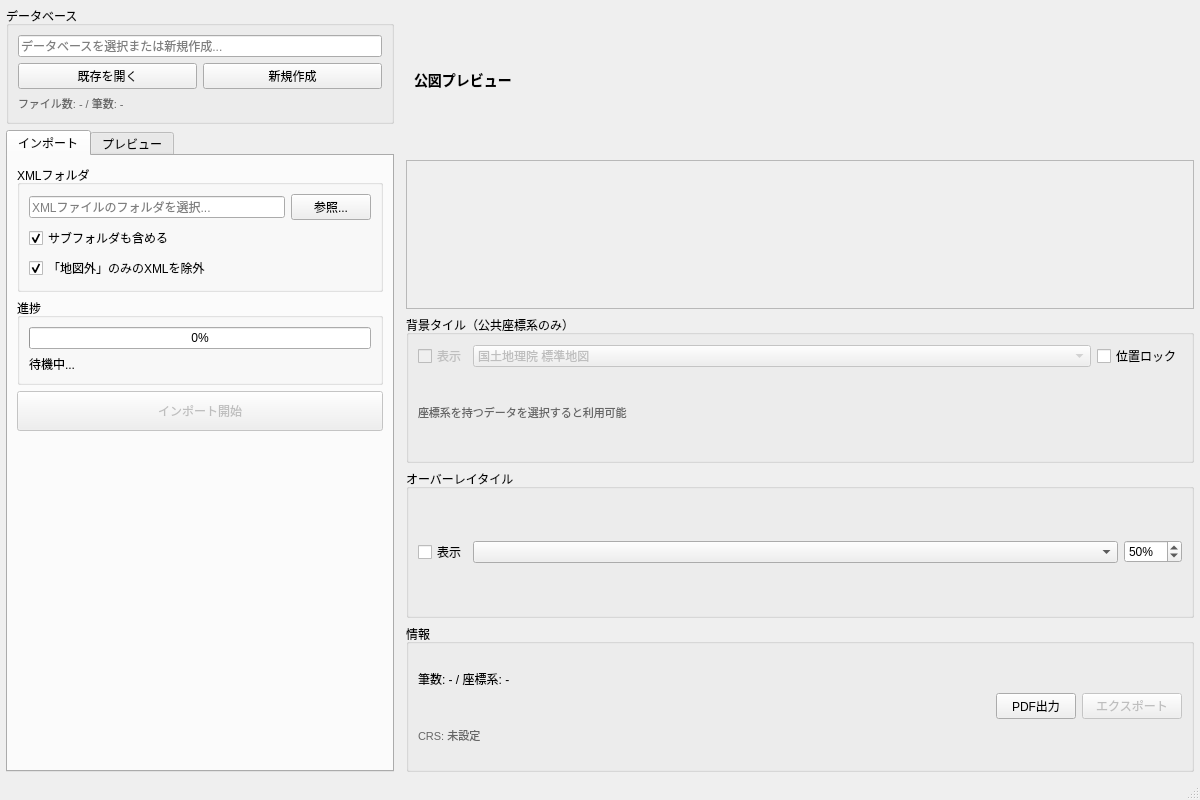
<?xml version="1.0" encoding="UTF-8"?>
<ui version="4.0">
 <class>KozuMainWindow</class>
 <widget class="QMainWindow" name="KozuMainWindow">
  <property name="geometry">
   <rect>
    <x>0</x>
    <y>0</y>
    <width>1200</width>
    <height>800</height>
   </rect>
  </property>
  <property name="minimumSize">
   <size>
    <width>900</width>
    <height>600</height>
   </size>
  </property>
  <property name="windowTitle">
   <string>公図XML整合ツール</string>
  </property>
  <widget class="QWidget" name="centralWidget">
   <layout class="QHBoxLayout" name="mainLayout">
    <property name="spacing">
     <number>0</number>
    </property>
    <property name="leftMargin">
     <number>0</number>
    </property>
    <property name="topMargin">
     <number>0</number>
    </property>
    <property name="rightMargin">
     <number>0</number>
    </property>
    <property name="bottomMargin">
     <number>0</number>
    </property>
    <!-- Left Panel: Operations -->
    <item>
     <widget class="QWidget" name="leftPanel">
      <property name="minimumSize">
       <size>
        <width>360</width>
        <height>0</height>
       </size>
      </property>
      <property name="maximumSize">
       <size>
        <width>400</width>
        <height>16777215</height>
       </size>
      </property>
      <layout class="QVBoxLayout" name="leftPanelLayout">
       <property name="spacing">
        <number>6</number>
       </property>
       <property name="leftMargin">
        <number>6</number>
       </property>
       <property name="topMargin">
        <number>6</number>
       </property>
       <property name="rightMargin">
        <number>6</number>
       </property>
       <property name="bottomMargin">
        <number>6</number>
       </property>
       <!-- Database Selection (Global) -->
       <item>
        <widget class="QGroupBox" name="groupGlobalDb">
         <property name="title">
          <string>データベース</string>
         </property>
         <layout class="QVBoxLayout" name="globalDbLayout">
          <item>
           <widget class="QLineEdit" name="lineEditGlobalDb">
            <property name="placeholderText">
             <string>データベースを選択または新規作成...</string>
            </property>
            <property name="readOnly">
             <bool>true</bool>
            </property>
           </widget>
          </item>
          <item>
           <layout class="QHBoxLayout" name="globalDbButtonsLayout">
            <item>
             <widget class="QPushButton" name="btnOpenDb">
              <property name="text">
               <string>既存を開く</string>
              </property>
             </widget>
            </item>
            <item>
             <widget class="QPushButton" name="btnNewDb">
              <property name="text">
               <string>新規作成</string>
              </property>
             </widget>
            </item>
           </layout>
          </item>
          <item>
           <widget class="QLabel" name="lblDbInfo">
            <property name="text">
             <string>ファイル数: - / 筆数: -</string>
            </property>
            <property name="styleSheet">
             <string>color: #666666; font-size: 11px;</string>
            </property>
           </widget>
          </item>
         </layout>
        </widget>
       </item>
       <!-- Tab Widget for Operations -->
       <item>
        <widget class="QTabWidget" name="tabWidget">
         <property name="currentIndex">
          <number>0</number>
         </property>
         <!-- Import Tab -->
         <widget class="QWidget" name="tabImport">
          <attribute name="title">
           <string>インポート</string>
          </attribute>
          <layout class="QVBoxLayout" name="importLayout">
           <!-- XML Folder Selection -->
           <item>
            <widget class="QGroupBox" name="groupXmlFolder">
             <property name="title">
              <string>XMLフォルダ</string>
             </property>
             <layout class="QVBoxLayout" name="xmlFolderLayout">
              <item>
               <layout class="QHBoxLayout" name="xmlFolderSelectLayout">
                <item>
                 <widget class="QLineEdit" name="lineEditXmlFolder">
                  <property name="placeholderText">
                   <string>XMLファイルのフォルダを選択...</string>
                  </property>
                  <property name="readOnly">
                   <bool>true</bool>
                  </property>
                 </widget>
                </item>
                <item>
                 <widget class="QPushButton" name="btnSelectXmlFolder">
                  <property name="text">
                   <string>参照...</string>
                  </property>
                  <property name="maximumSize">
                   <size>
                    <width>80</width>
                    <height>16777215</height>
                   </size>
                  </property>
                 </widget>
                </item>
               </layout>
              </item>
              <item>
               <widget class="QCheckBox" name="chkIncludeSubdirs">
                <property name="text">
                 <string>サブフォルダも含める</string>
                </property>
                <property name="checked">
                 <bool>true</bool>
                </property>
               </widget>
              </item>
              <item>
               <widget class="QCheckBox" name="chkExcludeChizugai">
                <property name="text">
                 <string>「地図外」のみのXMLを除外</string>
                </property>
                <property name="checked">
                 <bool>true</bool>
                </property>
                <property name="toolTip">
                 <string>地番が「地図外」のみで構成されるXMLファイルをインポートしません</string>
                </property>
               </widget>
              </item>
             </layout>
            </widget>
           </item>
           <!-- Progress -->
           <item>
            <widget class="QGroupBox" name="groupProgress">
             <property name="title">
              <string>進捗</string>
             </property>
             <layout class="QVBoxLayout" name="progressLayout">
              <item>
               <widget class="QProgressBar" name="progressBar">
                <property name="value">
                 <number>0</number>
                </property>
               </widget>
              </item>
              <item>
               <widget class="QLabel" name="lblProgressStatus">
                <property name="text">
                 <string>待機中...</string>
                </property>
               </widget>
              </item>
             </layout>
            </widget>
           </item>
           <!-- Import Button -->
           <item>
            <widget class="QPushButton" name="btnStartImport">
             <property name="text">
              <string>インポート開始</string>
             </property>
             <property name="enabled">
              <bool>false</bool>
             </property>
             <property name="minimumSize">
              <size>
               <width>0</width>
               <height>40</height>
              </size>
             </property>
            </widget>
           </item>
           <item>
            <spacer name="importSpacer">
             <property name="orientation">
              <enum>Qt::Vertical</enum>
             </property>
             <property name="sizeHint" stdset="0">
              <size>
               <width>20</width>
               <height>40</height>
              </size>
             </property>
            </spacer>
           </item>
          </layout>
         </widget>
         <!-- Preview Tab -->
         <widget class="QWidget" name="tabPreview">
          <attribute name="title">
           <string>プレビュー</string>
          </attribute>
          <layout class="QVBoxLayout" name="previewTabLayout">
           <!-- Oaza Selection -->
           <item>
            <widget class="QGroupBox" name="groupOazaSelect">
             <property name="title">
              <string>大字選択</string>
             </property>
             <layout class="QVBoxLayout" name="oazaSelectLayout">
              <item>
               <widget class="QComboBox" name="comboOaza">
                <property name="enabled">
                 <bool>false</bool>
                </property>
                <item>
                 <property name="text">
                  <string>（大字を選択）</string>
                 </property>
                </item>
               </widget>
              </item>
             </layout>
            </widget>
           </item>
           <!-- XML File List -->
           <item>
            <widget class="QGroupBox" name="groupXmlList">
             <property name="title">
              <string>XMLファイル</string>
             </property>
             <layout class="QVBoxLayout" name="xmlListLayout">
              <item>
               <widget class="QTreeWidget" name="treeXmlFiles">
                <property name="enabled">
                 <bool>false</bool>
                </property>
                <property name="maximumSize">
                 <size>
                  <width>16777215</width>
                  <height>105</height>
                 </size>
                </property>
                <property name="rootIsDecorated">
                 <bool>false</bool>
                </property>
                <property name="selectionMode">
                 <enum>QAbstractItemView::SingleSelection</enum>
                </property>
                <property name="alternatingRowColors">
                 <bool>true</bool>
                </property>
                <column>
                 <property name="text">
                  <string>地図名</string>
                 </property>
                </column>
                <column>
                 <property name="text">
                  <string>縮尺</string>
                 </property>
                </column>
                <column>
                 <property name="text">
                  <string>筆数</string>
                 </property>
                </column>
                <column>
                 <property name="text">
                  <string>座標系</string>
                 </property>
                </column>
               </widget>
              </item>
             </layout>
            </widget>
           </item>
           <!-- XML Search -->
           <item>
            <widget class="QGroupBox" name="groupXmlSearch">
             <property name="title">
              <string>検索</string>
             </property>
             <layout class="QHBoxLayout" name="xmlSearchLayout">
              <property name="spacing">
               <number>4</number>
              </property>
              <property name="leftMargin">
               <number>6</number>
              </property>
              <property name="topMargin">
               <number>6</number>
              </property>
              <property name="rightMargin">
               <number>6</number>
              </property>
              <property name="bottomMargin">
               <number>6</number>
              </property>
              <item>
               <widget class="QLineEdit" name="lineEditXmlSearch">
                <property name="placeholderText">
                 <string>地図名で検索...</string>
                </property>
               </widget>
              </item>
              <item>
               <widget class="QPushButton" name="btnXmlSearch">
                <property name="text">
                 <string>検索</string>
                </property>
                <property name="maximumSize">
                 <size>
                  <width>50</width>
                  <height>16777215</height>
                 </size>
                </property>
               </widget>
              </item>
             </layout>
            </widget>
           </item>
           <!-- Display Options -->
           <item>
            <widget class="QGroupBox" name="groupDisplayOptions">
             <property name="title">
              <string>表示オプション</string>
             </property>
             <layout class="QVBoxLayout" name="displayOptionsLayout">
              <!-- Row 1: Display toggles -->
              <item>
               <layout class="QHBoxLayout" name="displayTogglesRow">
                <item>
                 <widget class="QCheckBox" name="chkShowChiban">
                  <property name="text">
                   <string>地番を表示</string>
                  </property>
                  <property name="checked">
                   <bool>true</bool>
                  </property>
                 </widget>
                </item>
                <item>
                 <widget class="QCheckBox" name="chkShowEstArea">
                  <property name="text">
                   <string>推定面積を表示</string>
                  </property>
                 </widget>
                </item>
               </layout>
              </item>
              <!-- Row 2: Scale override label -->
              <item>
               <widget class="QLabel" name="lblScaleOverride">
                <property name="text">
                 <string>縮尺読替:</string>
                </property>
                <property name="styleSheet">
                 <string>font-size: 10px; margin-top: 2px; margin-bottom: 0px;</string>
                </property>
               </widget>
              </item>
              <!-- Row 3-4: Scale override 2x2 grid -->
              <item>
               <layout class="QGridLayout" name="scaleOverrideGrid">
                <item row="0" column="0">
                 <widget class="QCheckBox" name="chkScale5000to1000">
                  <property name="text">
                   <string>1:5000→1:1000</string>
                  </property>
                  <property name="enabled">
                   <bool>false</bool>
                  </property>
                 </widget>
                </item>
                <item row="0" column="1">
                 <widget class="QCheckBox" name="chkScale3000to1200">
                  <property name="text">
                   <string>1:3000→1:1200</string>
                  </property>
                  <property name="enabled">
                   <bool>false</bool>
                  </property>
                 </widget>
                </item>
                <item row="1" column="0">
                 <widget class="QCheckBox" name="chkScale5000to500">
                  <property name="text">
                   <string>1:5000→1:500</string>
                  </property>
                  <property name="enabled">
                   <bool>false</bool>
                  </property>
                 </widget>
                </item>
                <item row="1" column="1">
                 <widget class="QCheckBox" name="chkScale3000to600">
                  <property name="text">
                   <string>1:3000→1:600</string>
                  </property>
                  <property name="enabled">
                   <bool>false</bool>
                  </property>
                 </widget>
                </item>
                <item row="2" column="0">
                 <widget class="QCheckBox" name="chkScale2000to1000">
                  <property name="text">
                   <string>1:2000→1:1000</string>
                  </property>
                  <property name="enabled">
                   <bool>false</bool>
                  </property>
                 </widget>
                </item>
               </layout>
              </item>
             </layout>
            </widget>
           </item>
           <!-- Main Window Link -->
           <item>
            <widget class="QGroupBox" name="groupLinkLayer">
             <property name="title">
              <string>メインウィンドウ連携</string>
             </property>
             <layout class="QVBoxLayout" name="linkLayerLayout">
              <item>
               <widget class="QPushButton" name="btnLinkSettings">
                <property name="text">
                 <string>連携設定...</string>
                </property>
               </widget>
              </item>
              <item>
               <layout class="QHBoxLayout" name="mainSelectRow">
                <item>
                 <widget class="QCheckBox" name="chkEnableMainSelect">
                  <property name="text">
                   <string>地図上で選択</string>
                  </property>
                  <property name="enabled">
                   <bool>false</bool>
                  </property>
                 </widget>
                </item>
                <item>
                 <widget class="QPushButton" name="btnLinkClear">
                  <property name="text">
                   <string>連携解除</string>
                  </property>
                  <property name="enabled">
                   <bool>false</bool>
                  </property>
                  <property name="maximumSize">
                   <size>
                    <width>80</width>
                    <height>16777215</height>
                   </size>
                  </property>
                 </widget>
                </item>
               </layout>
              </item>
              <item>
               <widget class="QLabel" name="lblLinkStatus">
                <property name="text">
                 <string>未設定</string>
                </property>
                <property name="styleSheet">
                 <string>color: #666666; font-size: 11px;</string>
                </property>
               </widget>
              </item>
              <item>
               <layout class="QHBoxLayout" name="matchLevelColumns">
                <!-- Left column: match level display -->
                <item>
                 <layout class="QVBoxLayout" name="matchLevelLeft">
                  <item>
                   <widget class="QLabel" name="lblMatchLevelHeader">
                    <property name="text">
                     <string>一致レベル表示:</string>
                    </property>
                    <property name="styleSheet">
                     <string>color: #666666; font-size: 11px; margin-top: 4px;</string>
                    </property>
                   </widget>
                  </item>
                  <item>
                   <widget class="QCheckBox" name="chkMatchExact">
                    <property name="text">
                     <string>完全一致（青）</string>
                    </property>
                    <property name="checked">
                     <bool>true</bool>
                    </property>
                   </widget>
                  </item>
                  <item>
                   <widget class="QCheckBox" name="chkMatchParent">
                    <property name="text">
                     <string>親番一致（黄）</string>
                    </property>
                    <property name="checked">
                     <bool>true</bool>
                    </property>
                   </widget>
                  </item>
                  <item>
                   <widget class="QCheckBox" name="chkMatchNear">
                    <property name="text">
                     <string>近似一致（赤）</string>
                    </property>
                    <property name="checked">
                     <bool>true</bool>
                    </property>
                   </widget>
                  </item>
                 </layout>
                </item>
                <!-- Right column: mutual display options -->
                <item>
                 <layout class="QVBoxLayout" name="matchLevelRight">
                  <item>
                   <widget class="QLabel" name="lblMutualHeader">
                    <property name="text">
                     <string>相互表示:</string>
                    </property>
                    <property name="styleSheet">
                     <string>color: #666666; font-size: 11px; margin-top: 4px;</string>
                    </property>
                   </widget>
                  </item>
                  <item>
                   <widget class="QCheckBox" name="chkMutualEnabled">
                    <property name="text">
                     <string>有効</string>
                    </property>
                   </widget>
                  </item>
                  <item>
                   <widget class="QCheckBox" name="chkMutualNear">
                    <property name="text">
                     <string>近似一致（赤）</string>
                    </property>
                    <property name="enabled">
                     <bool>false</bool>
                    </property>
                   </widget>
                  </item>
                 </layout>
                </item>
               </layout>
              </item>
             </layout>
            </widget>
           </item>
           <item>
            <spacer name="previewSpacer">
             <property name="orientation">
              <enum>Qt::Vertical</enum>
             </property>
             <property name="sizeHint" stdset="0">
              <size>
               <width>20</width>
               <height>40</height>
              </size>
             </property>
            </spacer>
           </item>
          </layout>
         </widget>
        </widget>
       </item>
      </layout>
     </widget>
    </item>
    <!-- Right Panel: Preview View -->
    <item>
     <widget class="QWidget" name="rightPanel">
      <layout class="QVBoxLayout" name="rightPanelLayout">
       <property name="spacing">
        <number>6</number>
       </property>
       <property name="leftMargin">
        <number>6</number>
       </property>
       <property name="topMargin">
        <number>6</number>
       </property>
       <property name="rightMargin">
        <number>6</number>
       </property>
       <property name="bottomMargin">
        <number>6</number>
       </property>
       <!-- Preview Title -->
       <item>
        <widget class="QLabel" name="lblPreviewTitle">
         <property name="text">
          <string>公図プレビュー</string>
         </property>
         <property name="styleSheet">
          <string>font-size: 14px; font-weight: bold; padding: 4px;</string>
         </property>
        </widget>
       </item>
       <!-- Map Canvas Container -->
       <item>
        <widget class="QFrame" name="frameMapCanvas">
         <property name="frameShape">
          <enum>QFrame::StyledPanel</enum>
         </property>
         <property name="frameShadow">
          <enum>QFrame::Sunken</enum>
         </property>
         <layout class="QVBoxLayout" name="mapCanvasLayout">
          <property name="spacing">
           <number>0</number>
          </property>
          <property name="leftMargin">
           <number>0</number>
          </property>
          <property name="topMargin">
           <number>0</number>
          </property>
          <property name="rightMargin">
           <number>0</number>
          </property>
          <property name="bottomMargin">
           <number>0</number>
          </property>
         </layout>
        </widget>
       </item>
       <!-- Tile Layer Control -->
       <item>
        <widget class="QGroupBox" name="groupTileLayer">
         <property name="title">
          <string>背景タイル（公共座標系のみ）</string>
         </property>
         <layout class="QVBoxLayout" name="tileLayerLayout">
          <item>
           <layout class="QHBoxLayout" name="tileSelectLayout">
            <item>
             <widget class="QCheckBox" name="chkShowTile">
              <property name="text">
               <string>表示</string>
              </property>
              <property name="enabled">
               <bool>false</bool>
              </property>
             </widget>
            </item>
            <item>
             <widget class="QComboBox" name="comboTileSource">
              <property name="enabled">
               <bool>false</bool>
              </property>
              <property name="sizePolicy">
               <sizepolicy hsizetype="Expanding" vsizetype="Fixed">
                <horstretch>0</horstretch>
                <verstretch>0</verstretch>
               </sizepolicy>
              </property>
              <item>
               <property name="text">
                <string>国土地理院 標準地図</string>
               </property>
              </item>
              <item>
               <property name="text">
                <string>国土地理院 写真</string>
               </property>
              </item>
              <item>
               <property name="text">
                <string>国土地理院 淡色地図</string>
               </property>
              </item>
              <item>
               <property name="text">
                <string>OpenStreetMap</string>
               </property>
              </item>
             </widget>
            </item>
            <item>
             <widget class="QCheckBox" name="chkTileLock">
              <property name="text">
               <string>位置ロック</string>
              </property>
             </widget>
            </item>
           </layout>
          </item>
          <item>
           <widget class="QLabel" name="lblTileStatus">
            <property name="text">
             <string>座標系を持つデータを選択すると利用可能</string>
            </property>
            <property name="styleSheet">
             <string>color: #666666; font-size: 11px;</string>
            </property>
           </widget>
          </item>
         </layout>
        </widget>
       </item>
       <!-- Overlay Tile -->
       <item>
        <widget class="QGroupBox" name="groupOverlayTile">
         <property name="title">
          <string>オーバーレイタイル</string>
         </property>
         <layout class="QHBoxLayout" name="overlayTileLayout">
          <item>
           <widget class="QCheckBox" name="chkOverlayTile">
            <property name="text">
             <string>表示</string>
            </property>
           </widget>
          </item>
          <item>
           <widget class="QComboBox" name="comboOverlaySource">
            <property name="sizePolicy">
             <sizepolicy hsizetype="Expanding" vsizetype="Fixed">
              <horstretch>1</horstretch>
              <verstretch>0</verstretch>
             </sizepolicy>
            </property>
            <property name="placeholderText">
             <string>（ソースを選択）</string>
            </property>
           </widget>
          </item>
          <item>
           <widget class="QSpinBox" name="spinOverlayOpacity">
            <property name="minimum">
             <number>0</number>
            </property>
            <property name="maximum">
             <number>100</number>
            </property>
            <property name="value">
             <number>50</number>
            </property>
            <property name="suffix">
             <string>%</string>
            </property>
            <property name="maximumSize">
             <size>
              <width>70</width>
              <height>16777215</height>
             </size>
            </property>
           </widget>
          </item>
         </layout>
        </widget>
       </item>
       <!-- Preview Info -->
       <item>
        <widget class="QGroupBox" name="groupPreviewInfo">
         <property name="title">
          <string>情報</string>
         </property>
         <layout class="QHBoxLayout" name="previewInfoOuterLayout">
          <item>
           <layout class="QVBoxLayout" name="previewInfoLayout">
            <item>
             <widget class="QLabel" name="lblPreviewInfo">
              <property name="text">
               <string>筆数: - / 座標系: -</string>
              </property>
             </widget>
            </item>
            <item>
             <widget class="QLabel" name="lblPreviewCrs">
              <property name="text">
               <string>CRS: 未設定</string>
              </property>
              <property name="styleSheet">
               <string>color: #666666; font-size: 11px;</string>
              </property>
             </widget>
            </item>
           </layout>
          </item>
          <item>
           <widget class="QPushButton" name="btnExportPdf">
            <property name="text">
             <string>PDF出力</string>
            </property>
            <property name="maximumSize">
             <size>
              <width>80</width>
              <height>16777215</height>
             </size>
            </property>
           </widget>
          </item>
          <item>
           <widget class="QPushButton" name="btnExportGpkg">
            <property name="text">
             <string>エクスポート</string>
            </property>
            <property name="enabled">
             <bool>false</bool>
            </property>
            <property name="maximumSize">
             <size>
              <width>100</width>
              <height>16777215</height>
             </size>
            </property>
            <property name="toolTip">
             <string>スケール済みデータをGeoPackageとしてエクスポート</string>
            </property>
           </widget>
          </item>
         </layout>
        </widget>
       </item>
      </layout>
     </widget>
    </item>
   </layout>
  </widget>
  <widget class="QStatusBar" name="statusBar"/>
 </widget>
 <resources/>
 <connections/>
</ui>
